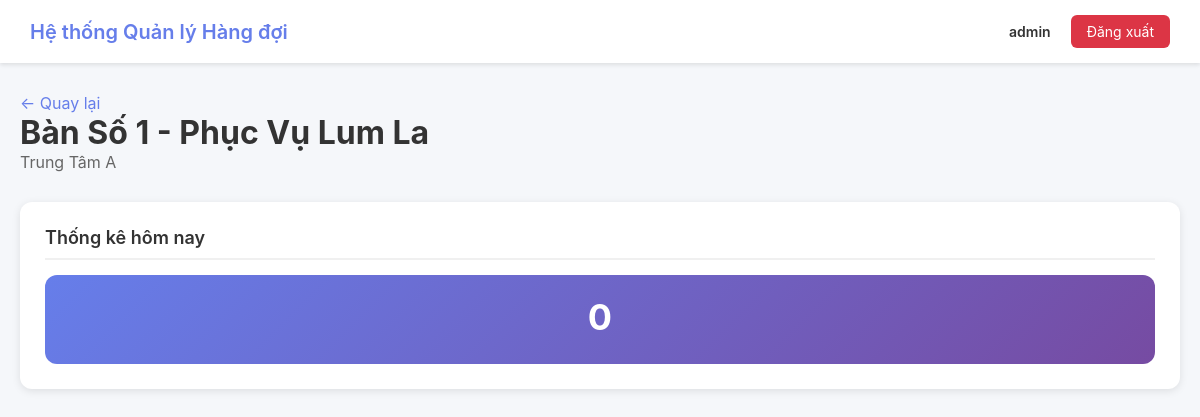
Page /desks/1/ (signed in) on the committed database.
### walkin/models.py (models this page shows, shortened)
class User(AbstractUser):
    ROLE_CHOICES = [
        ('user', 'Người dùng'),      # Chỉ xem
        ('admin', 'Người quản trị'), # Toàn quyền
    ]
    location = models.ForeignKey(
        Location,
        on_delete=models.SET_NULL,
        null=True,
        blank=True,
        related_name='users',
        help_text="Location this user belongs to"
    )
    role = models.CharField(
        max_length=20,
        choices=ROLE_CHOICES,
        default='user',
        help_text="User role determining access level"
    )
    phone = models.CharField(
        max_length=20,
        blank=True,
        validators=[RegexValidator(r'^\+?1?\d{9,15}$')]
    )
    is_active = models.BooleanField(
        default=True,
        help_text="Whether this user can log in"
    )
    class Meta:
        ordering = ['username']
        verbose_name = "User"
        verbose_name_plural = "Users"
    def is_admin_role(self):
        return self.role == 'admin' or self.is_superuser

class Desk(models.Model):
    location = models.ForeignKey(
        Location,
        on_delete=models.CASCADE,
        related_name='desks',
        verbose_name='Địa điểm'
    )
    desk_number = models.CharField(
        max_length=10,
        verbose_name='Số bàn'
    )
    desk_name = models.CharField(
        max_length=100,
        verbose_name='Tên bàn'
    )
    service_type = models.TextField(
        verbose_name='Loại dịch vụ',
        help_text='Các loại dịch vụ được phục vụ tại bàn này'
    )
    is_active = models.BooleanField(
        default=True,
        verbose_name='Đang hoạt động'
    )
    created_at = models.DateTimeField(auto_now_add=True)
    updated_at = models.DateTimeField(auto_now=True)
    class Meta:
        ordering = ['desk_number']
        verbose_name = 'Bàn phục vụ'
        verbose_name_plural = 'Các bàn phục vụ'
        unique_together = ['location', 'desk_number']
    def get_today_total(self):
        return self.queues.filter(
            created_at__date=date.today()
        ).count()

class Location(models.Model):
    name = models.CharField(
        max_length=200,
        unique=True,
        help_text="Name of the public administration center"
    )
    address = models.TextField(
        help_text="Full address of the location"
    )
    state = models.CharField(
        max_length=100,
        help_text="State/Province where the location is situated"
    )
    phone = models.CharField(
        max_length=20,
        blank=True,
        validators=[RegexValidator(r'^\+?1?\d{9,15}$')],
        help_text="Contact phone number"
    )
    active = models.BooleanField(
        default=True,
        help_text="Whether this location is currently operational"
    )
    created_at = models.DateTimeField(auto_now_add=True)
    updated_at = models.DateTimeField(auto_now=True)
    class Meta:
        ordering = ['name']
        verbose_name = "Location"
        verbose_name_plural = "Locations"

### walkin/views.py (the view)
# urls.py: path('desks/<int:desk_id>/', views.desk_detail_view, name='desk_detail'),
@login_required
def desk_detail_view(request, desk_id):
    user = request.user
    desk = get_object_or_404(Desk, id=desk_id)
    if not user.is_superuser and desk.location != user.location:
        messages.error(request, 'Bạn không có quyền truy cập bàn này.')
        return redirect('dashboard')
    current_serving = desk.queues.filter(
        status='in_progress',
        created_at__date=date.today()
    ).first()
    waiting_queue = desk.queues.filter(
        status='waiting',
        created_at__date=date.today()
    ).order_by('-is_priority', 'created_at')
    completed_today = desk.queues.filter(
        status='completed',
        created_at__date=date.today()
    ).order_by('-completed_at')
    total_today = desk.get_today_total()
    completed_queues = desk.queues.filter(
        status='completed',
        created_at__date=date.today()
    )
    avg_service_time = 0
    if completed_queues.exists():
        total_time = sum([q.get_service_time() for q in completed_queues])
        avg_service_time = total_time // completed_queues.count() if completed_queues.count() > 0 else 0
    context = {
        'user': user,
        'desk': desk,
        'current_serving': current_serving,
        'waiting_queue': waiting_queue,
        'completed_today': completed_today[:10],
        'total_today': total_today,
        'avg_service_time': avg_service_time,
        'waiting_count': waiting_queue.count(),
        'is_admin': user.is_admin_role(),
    }
    return render(request, 'queue/desk_detail.html', context)

### templates/queue/desk_detail.html (shortened to what this page needs)
<!DOCTYPE html>
<html lang="vi">
<head>
</head>
<body>
    <nav class="navbar">
        <div class="navbar-brand">Hệ thống Quản lý Hàng đợi</div>
        <div class="navbar-user">
            <div style="text-align: right;">
                <div class="user-name">{{ user.first_name|default:user.username }}</div>
            </div>
            <a href="{% url 'logout' %}" class="btn-logout">Đăng xuất</a>
        </div>
    </nav>
    <div class="container">
        <div class="page-header">
            <div>
                <a href="{% url 'dashboard' %}" style="color: #667eea; text-decoration: none;">← Quay lại</a>
                <h1>{{ desk.desk_number }} - {{ desk.desk_name }}</h1>
                <p>{{ desk.location.name }}</p>
            </div>
        </div>
        <div class="card">
            <div class="card-header">Thống kê hôm nay</div>
            <div class="stats-grid">
                <div class="stat-card">
                    <div class="stat-number">{{ total_today }}</div>

### templates/queue/desk_detail.html (style rules this page uses)
* { margin: 0; padding: 0; box-sizing: border-box; }
body { font-family: -apple-system, BlinkMacSystemFont, 'Segoe UI', sans-serif; background: #f5f7fa; }
.navbar { background: white; box-shadow: 0 2px 4px rgba(0,0,0,0.1); padding: 15px 30px; display: flex; justify-content: space-between; align-items: center; }
.navbar-brand { font-size: 20px; font-weight: 600; color: #667eea; }
.navbar-user { display: flex; align-items: center; gap: 20px; }
.user-name { font-weight: 600; color: #333; font-size: 14px; }
.btn-logout { padding: 8px 16px; background: #dc3545; color: white; text-decoration: none; border-radius: 6px; font-size: 14px; }
.container { max-width: 1200px; margin: 30px auto; padding: 0 20px; }
.page-header { margin-bottom: 30px; display: flex; justify-content: space-between; align-items: center; }
.page-header h1 { font-size: 32px; color: #333; }
.page-header p { color: #666; font-size: 16px; }
.card { background: white; border-radius: 12px; box-shadow: 0 2px 8px rgba(0,0,0,0.1); padding: 25px; margin-bottom: 20px; }
.card-header { font-size: 18px; font-weight: 600; color: #333; margin-bottom: 15px; padding-bottom: 10px; border-bottom: 2px solid #f0f0f0; display: flex; justify-content: space-between; align-items: center; }
.stats-grid { display: grid; grid-template-columns: repeat(auto-fit, minmax(200px, 1fr)); gap: 20px; }
.stat-card { background: linear-gradient(135deg, #667eea 0%, #764ba2 100%); color: white; padding: 20px; border-radius: 12px; text-align: center; }
.stat-number { font-size: 36px; font-weight: 700; margin-bottom: 5px; }

### rows in the picture
User: first_name "admin"
Desk: desk_number "Bàn Số 1", desk_name "Phục Vụ Lum La", location.name "Trung Tâm A"

### other values in the picture
{{ total_today }} "0"
